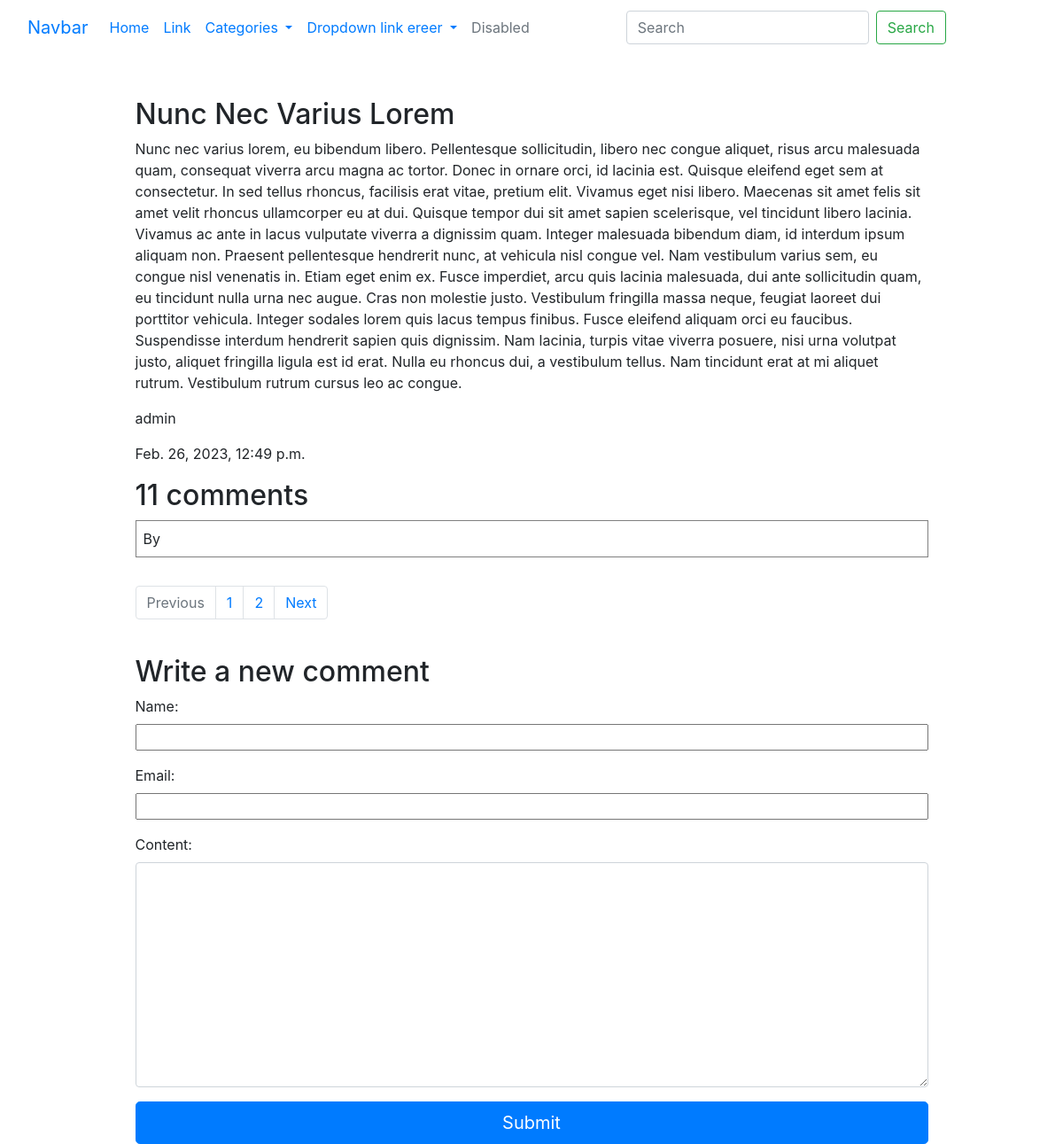
Page /nunc-nec-varius-lorem/ on the committed database.
### blogapp/models.py (models this page shows, shortened)
class Post(models.Model):
    class CustomManager(models.Manager):
        def get_queryset(self):
            return super().get_queryset().filter(status='published')
    options = (
        ('draft', 'Draft'),
        ('published', 'Published'),
    )
    title = models.CharField(max_length=250)
    slug = models.SlugField(max_length=250, unique_for_date='publish_date')
    category = models.ForeignKey(Category, on_delete=models.PROTECT, default=1)
    publish_date = models.DateTimeField(default=timezone.now)
    author = models.ForeignKey(User, on_delete=models.CASCADE, related_name='blog_posts')
    content = models.TextField()
    image = models.ImageField(upload_to=user_dir_path, default='posts/default.jpg')
    status = models.CharField(max_length=10, choices=options, default='draft')
    objects = models.Manager()
    custom_manager = CustomManager()
    class Meta:
        ordering = ('-publish_date',)

### blogapp/views.py (the view)
# urls.py: path('<slug:slug>/', views.post_single, name='post_single'),
def post_single(request, slug):
    post = get_object_or_404(Post, slug=slug, status='published')
    all_comments = post.comments.filter(status=True)
    page = request.GET.get('page', 1)
    paginator = Paginator(all_comments, 10)
    try:
        comments = paginator.page(page)
    except PageNotAnInteger:
        comments = paginator.page(1)
    except EmptyPage:
        comments = paginator.page(paginator.num_pages)
    user_comment = None
    if request.method == 'POST':
        form = CommentForm(request.POST)
        if form.is_valid():
            user_comment = form.save(commit=False)
            user_comment.post = post
            user_comment.save()
            return HttpResponseRedirect('/' + post.slug)
        else:
            data = {'error': 'form is not valid', 'form': f'{form}'}
            return JsonResponse(data)
    else:
        form = CommentForm()
    data = {'post': post, 'comments': user_comment, 'comments': comments, 'comment_form': form, 'all_comments': all_comments}
    return render(request, 'single_post.html', data)

### blogapp/forms.py
class CommentForm(forms.ModelForm):
    parent = TreeNodeChoiceField(queryset=Comment.objects.all())
    def __init__(self, *args, **kwargs) -> None:
        super().__init__(*args, **kwargs)
        self.fields['parent'].widget.attrs.update({'class': 'd-none'})
        self.fields['parent'].label = ''
        self.fields['parent'].required = False
    class Meta:
        model = Comment
        fields = ('name', 'parent', 'email', 'content', )
        widgets = {
            'name': forms.TextInput(attrs={'class': 'col-sm-12'}),
            'email': forms.TextInput(attrs={'class': 'col-sm-12'}),
            'content': forms.Textarea(attrs={'class': 'form-control'}),
        }

### blogapp/views.py (called while the page is built)
def categories_processor(request):
    categories = Category.objects.exclude(name='default')
    data = {'categories': categories}
    return data

### blogapp/templates/single_post.html (shortened to what this page needs)
{% extends 'base.html' %}
{% block content %}
<div class="container">
    <div class="row justify-content-md-center pt-5">
        <div class="col-md-12">
            <div class="col-10 mx-auto">
                <h2> {{ post.title }} </h2>
                <p> {{ post.content|safe }} </p>
                <p> {{ post.author }} </p>
                <p> {{ post.publish_date }} </p>
            </div>
            <div class='col-md-10 mx-auto'>
                {% with all_comments.count as total_comments %}
                    <h2>{{ total_comments }} comment{{ total_comments|pluralize }} </h2>
                {% endwith %}
                {% load mptt_tags %}
                <div>
                    {% recursetree comments %}
                    <div id="{{ node.id }}" class="my-2 p-2" style="border: 1px solid grey">
                        <div class="d-flex justify-content-between">By {{ node.name }}<div>{{ node.publish }}</div></div>
                    </div>
                        {% endrecursetree %}
                </div>
                <div class="py-4">
                    <nav aria-label="Page navigation example">
                      {% if comments.has_other_pages %}
                      <ul class="pagination">
                        {% if comments.has_previous %}
                        <li class="page-item"><a class="page-link" href="?page={{ comments.previous_page_number }}">Previous</a>
                        </li>
                        {% else %}
                        <li class="page-item disabled"><a class="page-link" href="#">Previous</a></li>
                        {% endif %}
                        {% for num in comments.paginator.page_range %}
                        {% if comments.number == l %}
                        <li class="page-item active"><span class="page-link">{{ num }} <span class="sr-only">(current)</span></span>
                        </li>
                        {% else %}
                        <li><a class="page-link" href="?page={{ num }}">{{ num }}</a></li>
                        {% endif %}
                        {% endfor %}
                        {% if comments.has_next %}
                        <li class="page-item"><a class="page-link" href="?page={{ comments.next_page_number }}">Next</a></li>
                        {% else %}
                        <li class="page-item disabled"><a class="page-link" href="#">Next</a></li>
                        {% endif %}
                      </ul>
                      {% endif %}
                    </nav>
                  </div>
                <h2> Write a new comment </h2>
                <form id="myForm" method="post">
                    {{ comment_form.as_p }}
                    <button type="submit" class="btn btn-primary btn-lg btn-block">Submit</button>
                </form>
            </div>
        </div>
    </div>
</div>
{% endblock content %}

### rows in the picture
Post: title "Nunc Nec Varius Lorem", content "Nunc nec varius lorem, eu bibendum libero. Pellentesque sollicitudin, libero nec congue aliquet, risus arcu malesuada quam, consequat viverra arcu magna ac tortor. Donec in ornare orci, id lacinia est. Quisque eleifend eget sem at consectetur. In sed tellus rhoncus, facilisis erat vitae, pretium elit. Vivamus eget nisi libero. Maecenas sit amet felis sit amet velit rhoncus ullamcorper eu at dui. Quisque tempor dui sit amet sapien scelerisque, vel tincidunt libero lacinia. Vivamus ac ante in lacus vulputate viverra a dignissim quam. Integer malesuada bibendum diam, id interdum ipsum aliquam non. Praesent pellentesque hendrerit nunc, at vehicula nisl congue vel. Nam vestibulum varius sem, eu…", author "admin", publish_date "Feb. 26, 2023, 12:49 p.m."

### other values in the picture
{{ total_comments }} "11"
{{ num }} "1" "2"
